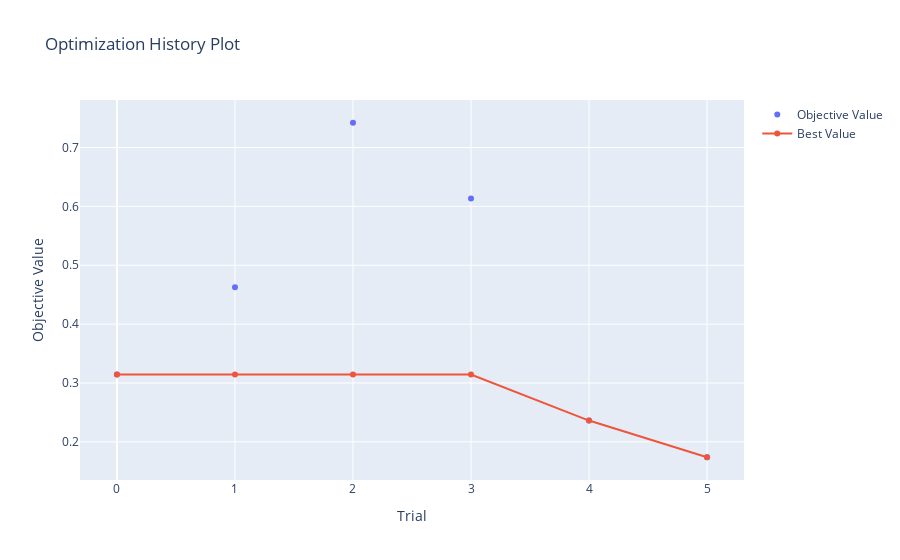

Here is the notebook cell this chart was saved with:
### Code cell
fig = optuna.visualization.plot_optimization_history(study)
graph_path = Path(f"../figures/{params.MODEL_TYPE}/{params.MODEL_NAME}/")
if not os.path.exists(graph_path):
    os.makedirs(graph_path)
graph_path = f"../figures/{params.MODEL_TYPE}/{params.MODEL_NAME}/plot_optimization_history_graph"
fig.write_image(Path(f"{graph_path}.png"))
fig.show()

### Figure 1 — Plotly figure (JSON) as saved in the notebook; plotly's stock layout.template omitted (floating-point values rounded to 4 significant figures)
{"data": [{"mode": "markers", "name": "Objective Value", "type": "scatter", "x": [0, 1, 2, 3, 4, 5], "y": [0.3143, 0.4626, 0.7421, 0.6135, 0.2361, 0.1738]}, {"name": "Best Value", "type": "scatter", "x": [0, 1, 2, 3, 4, 5], "y": [0.3143, 0.3143, 0.3143, 0.3143, 0.2361, 0.1738]}], "layout": {"title": {"text": "Optimization History Plot"}, "xaxis": {"title": {"text": "Trial"}}, "yaxis": {"title": {"text": "Objective Value"}}}}
